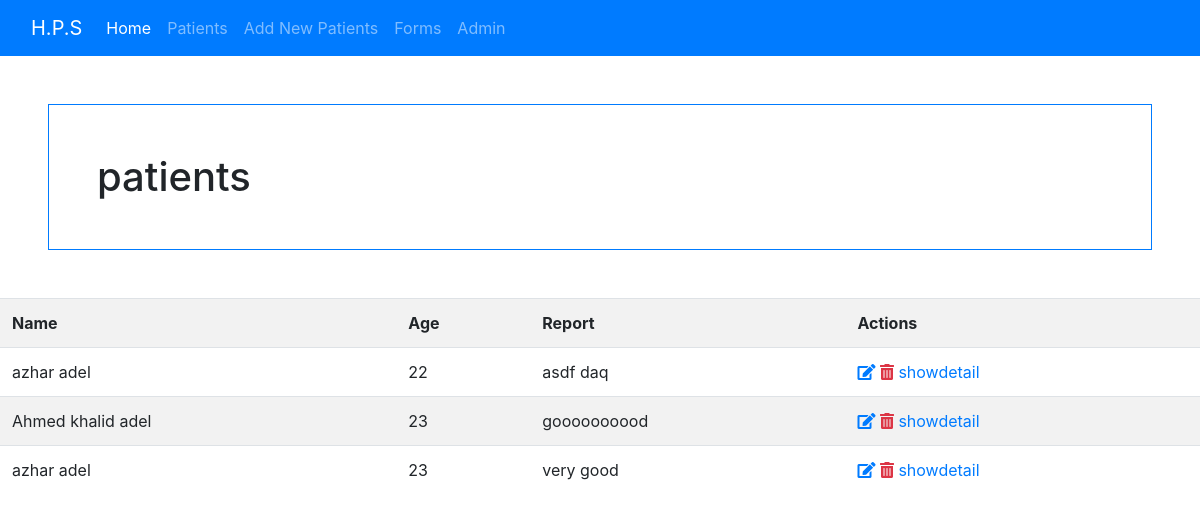
Screenshot of /patients/show/ with the database file from the repository.
### patients/models.py (models this page shows, shortened)
class Patients(models.Model):
    first_name=models.CharField(max_length=30,default="unknown")
    last_name=models.CharField(max_length=30,default="unknown")
    age=models.PositiveBigIntegerField(default=18)
    image=models.ImageField(upload_to='images/%y/%m/%d',null=True)
    files_report=models.FileField(upload_to='files/%y/%m/%d',null=True)
    uploaded_at=models.DateTimeField(auto_now_add=True,null=True)
    report=models.TextField(max_length=200)

### patients/views.py (the view)
# urls.py: path('show/',views.patients_list,name='show'),
def patients_list(request):
    patients = Patients.objects.all()
    if patients.exists():
        return render(request, 'patients_list.html', {'Patients': patients})  # تأكد من كتابة الحرف الكبير في 'Patients'
    else:
        return redirect(reverse('patients:error_page'))

### patients/templates/patients_list.html
{% extends "base.html" %}
{% block content %}
<h1 class="border border-primary m-5 p-5">patients</h1>
<table class="table table-striped">
    <tr>
        <th>Name</th>
        <th>Age</th>
        <th>Report</th>
        <th>Actions</th>
    </tr>
    {% for patient in Patients %}
    <tr>
        <td>{{ patient.first_name }} {{ patient.last_name }}</td>
        <td>{{ patient.age }}</td>
        <td>{{ patient.report }}</td>
        <td>
                <a href="{% url 'patients:edit' patient.id %}"><i class="fas fa-edit"></i></a>
                <a href="{% url 'patients:delete' patient.id %}" class="text-danger">
                    <i class="fas fa-trash-alt"></i></a>
                <a href="{% url 'patients:showdetail' patient.id %}" > showdetail</a>
        </td>
    </tr>
    {% endfor %}
</table>
{% endblock %}

### rows the page displays
Patients: first_name "azhar", last_name "adel", age "22", report "asdf daq"
Patients: first_name "Ahmed khalid", last_name "adel", age "23", report "goooooooood"
Patients: first_name "azhar", last_name "adel", age "23", report "very good"
